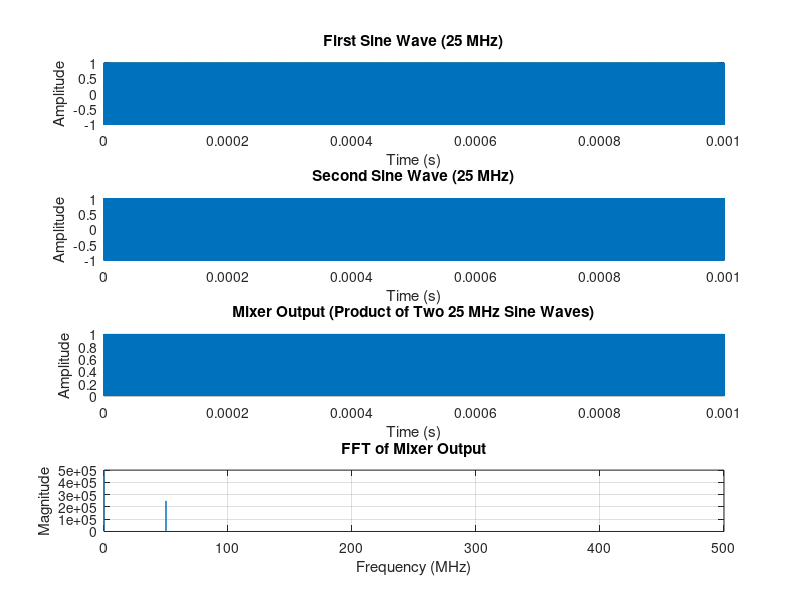

Recreate this plot in MATLAB.
f_signal1 = 25e6;       % Frequency of the first sine wave (25 MHz)
f_signal2 = 25e6;       % Frequency of the second sine wave (25 MHz)
fs = 1e9;               % Sampling rate (1 GHz for high resolution)
duration = 1e-3;        % Signal duration (1 millisecond)
t = 0:1/fs:duration;    % Time vector based on sampling rate and duration

% Step 1: Generate the first sine wave signal
signal1 = zeros(1, length(t)); % Initialize the first sine wave with zeros
for i = 1:length(t)
    % Compute the sine wave at each sample point
    signal1(i) = sin(2 * pi * f_signal1 * t(i));
end

% Step 2: Generate the second sine wave signal
signal2 = zeros(1, length(t)); % Initialize the second sine wave with zeros
for i = 1:length(t)
    % Compute the sine wave at each sample point
    signal2(i) = sin(2 * pi * f_signal2 * t(i));
end

% Step 3: Perform the mixer operation
% Multiply the two sine waves point-by-point
mixer_output = zeros(1, length(t)); % Initialize the mixer output
for i = 1:length(t)
    % Compute the product of the two sine wave signals
    mixer_output(i) = signal1(i) * signal2(i);
end

% Step 4: Analyze frequency components using FFT
N = length(mixer_output); % Number of points for FFT
fft_mixer_output = fft(mixer_output); % Perform FFT on the mixer output
frequencies = linspace(0, fs / 2, floor(N / 2)); % Generate frequency axis for plotting

% Step 5: Plot the first sine wave signal
figure; % Create a new figure for plotting
subplot(4, 1, 1); 
plot(t, signal1); % Plot the first sine wave
xlabel('Time (s)'); % Label the x-axis
ylabel('Amplitude'); % Label the y-axis
title('First Sine Wave (25 MHz)'); % Add a title
grid on; % Enable grid lines for better visualization

% Step 6: Plot the second sine wave signal
subplot(4, 1, 2); 
plot(t, signal2); 
xlabel('Time (s)'); 
ylabel('Amplitude'); 
title('Second Sine Wave (25 MHz)'); 
grid on; 

% Step 7: Plot the mixer output
subplot(4, 1, 3); 
plot(t, mixer_output);
xlabel('Time (s)'); 
ylabel('Amplitude'); 
title('Mixer Output (Product of Two 25 MHz Sine Waves)'); 
grid on; 

% Step 8: Plot the FFT of the mixer output
subplot(4, 1, 4); 
plot(frequencies / 1e6, abs(fft_mixer_output(1:floor(N / 2)))); 
xlabel('Frequency (MHz)'); 
ylabel('Magnitude');
title('FFT of Mixer Output'); 
grid on; 


